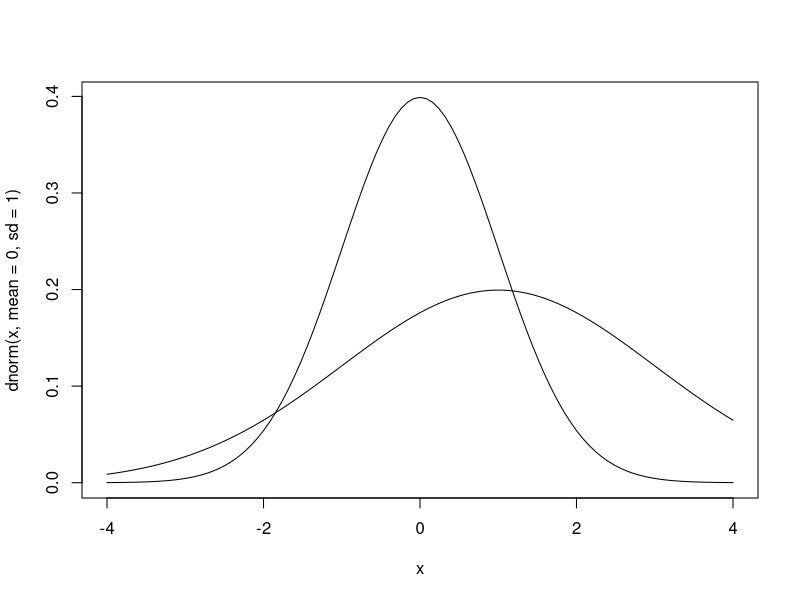
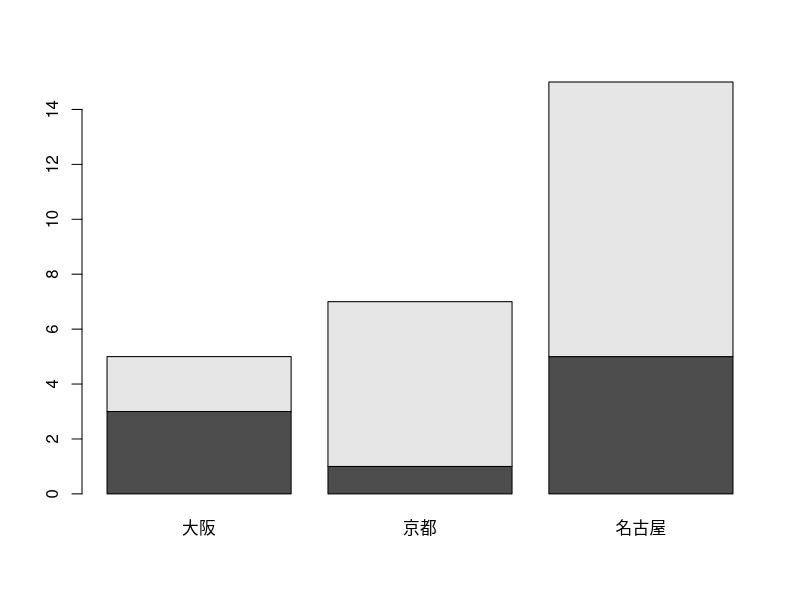
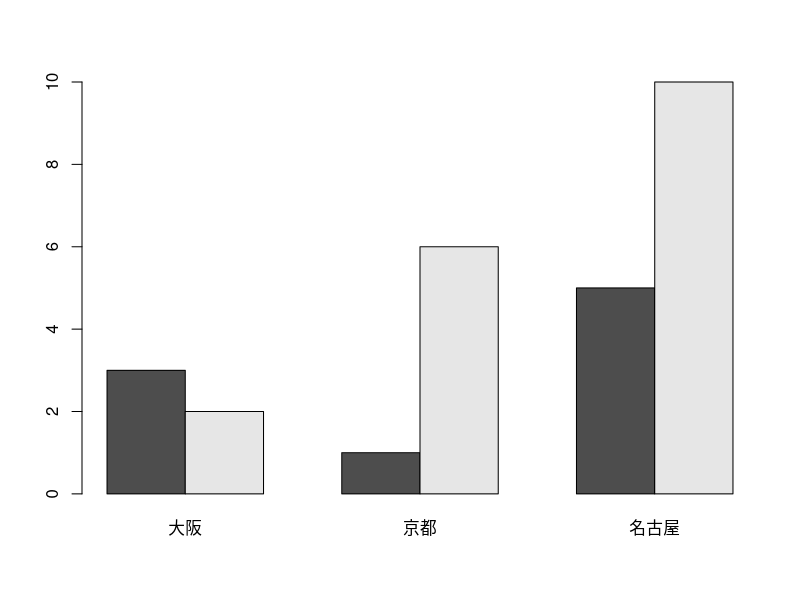
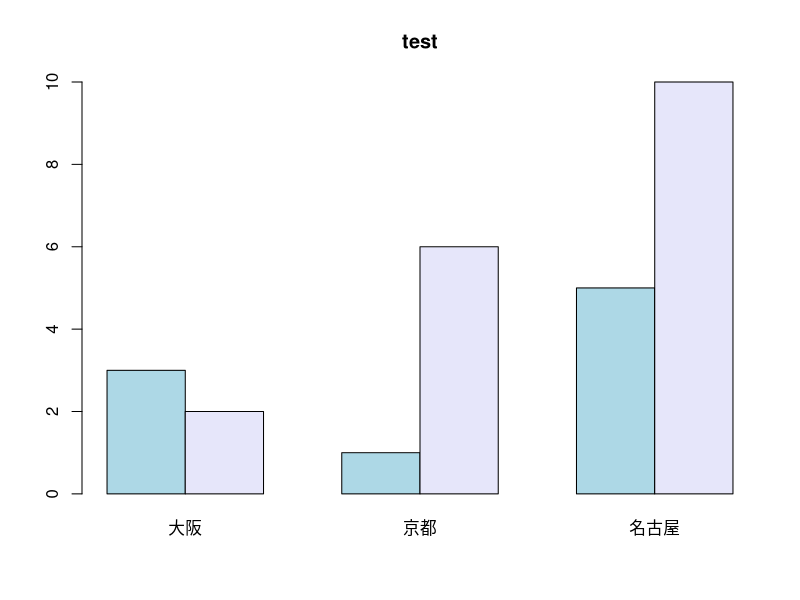
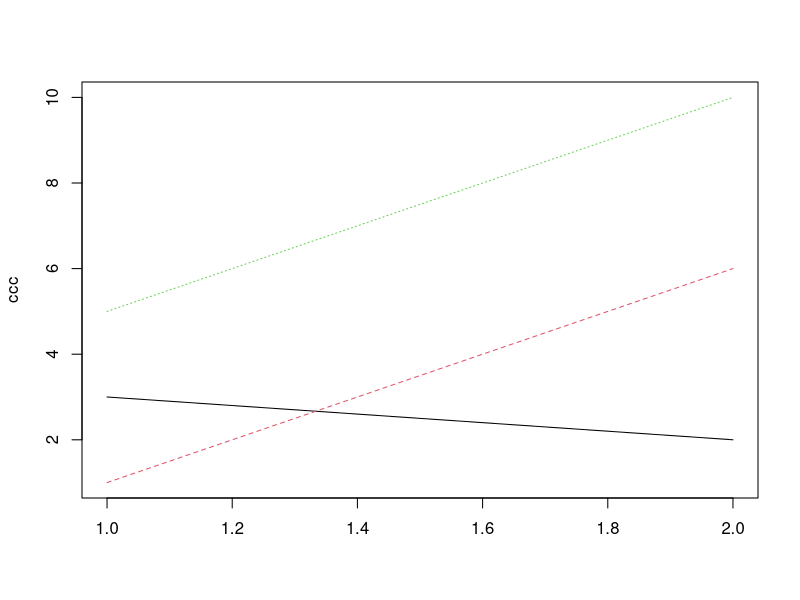
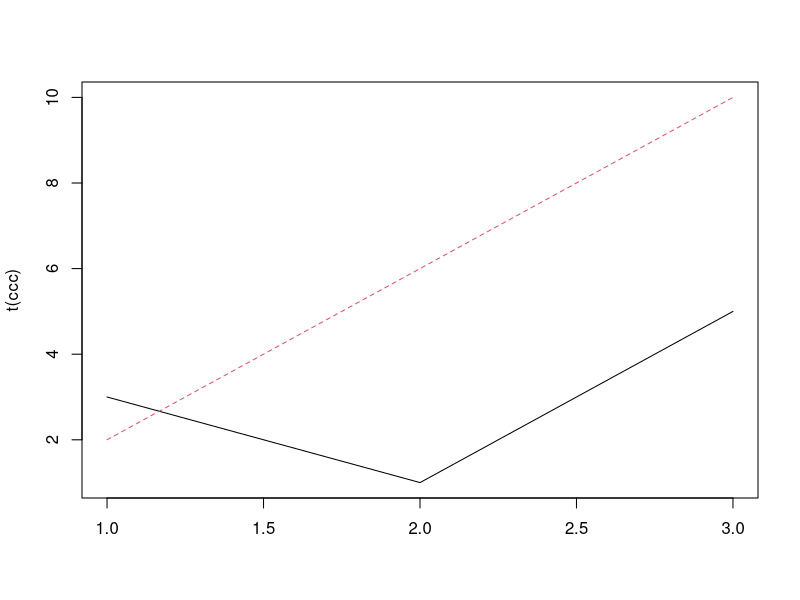
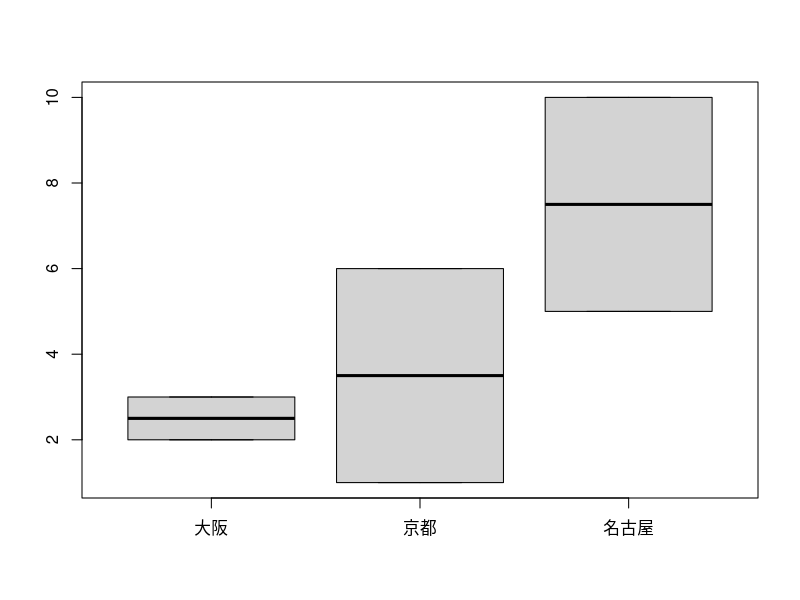
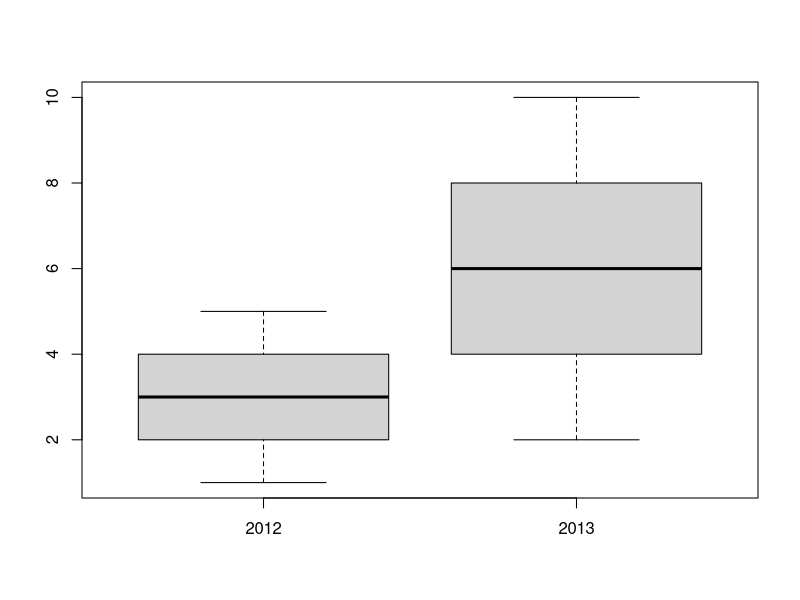

R code for these plots, in order:
## ---- chunk 1
2 + 3
c(1, 2, 3, 4)
1:4
## ---- chunk 2
x <- c(1, 2, 3, 4, 5)
x = c(1, 2, 3, 4, 5)
x
(x <- c(1, 2, 3, 4, 5)) # 代入と表示を同時に実行
x^2
x**2
## ---- chunk 3
mean(x)
var(x)
sd(x)
summary(x)
# sqrt, summary, ...
## ---- chunk 4
x <- 0
for(i in 1:10){x <- x + i}
x
#
aaa <- c(1, 3, 5)
for (a in aaa) print (a)
## ---- chunk 5
myfunc <- function(y){
x <- 0
  for (i in 1:y) x <- x + i
  return(x)
}
# 実行例
myfunc(10)

myfunc2 <- function(y){
	if(y > 10) print("yes") else print("no")
	}
# 実行例
myfunc2(5)
## ---- chunk 6
# NAの含まれている例
x <- c(1, NA, 3, 4, 5)
x == NA
is.na(x)
mean(x)
mean(x, na.rm = T)
## ---- chunk 7
# NULLの含まれている例
x <- 1:5
names(x) <- c("a", "b", "c", "d", "e")
x
names(x) <- NULL
x
## ---- chunk 8
# NaN, Infの発生例
0 / 0
1 / 0
## ---- chunk 9
# 整数値を持つ行列の例
abc <- matrix(1:8, nrow = 2, byrow = T)
is.numeric(abc)
is.integer(abc)
is.matrix(abc)
typeof(abc)
class(abc)
mode(abc)
str(abc)
## ---- chunk 10
# 以下は, 互いに等価
aaa <- c(2, 4, 6, 8)　# 変数aaaに数値ベクトル(2,4,6,8)を割り当てる
aaa = c(2, 4, 6, 8)
aaa = seq(2, 8, 2)
c(2, 4, 6, 8) -> aaa
assign("aaa", c(2, 4, 6, 8)) # 値を割り当てる際に, "環境"を指定することができる
aaa <-  1:4 * 2
1:(4*2) # 演算子の優先順位に注意 (:は*より優先順位が高い)

# ベクトルの長さ
length(aaa)

# 文字列ベクトル
bbb <- c("東京", "埼玉", "千葉", "神奈川")

# ベクトルの各要素に名前 (ラベル) を付与
names(aaa) <- bbb

# ベクトル要素の取り出し
bbb[1]
bbb[c(2, 4)]
bbb[c(T, F, T, F)] # インデックスの値がT (TRUE) の要素の取り出し
bbb[c(T, F, T, F, T)] # 添字ベクトルがbbbより長い場合, bbbの要素が"リサイクル"(再利用)される
bbb[c(T, F)] # 添字ベクトルがbbbより短い場合も同様にリサイクルされる (注意)
## ---- chunk 11
matrix(0, 3, 4) # 全要素0の3x4-行列
matrix(0:4, 3, 4) # 行列の値に使うベクトル (0:4) の長さと 行数 (3)・列数 (4) が不一致
## ---- chunk 12
ccc <- matrix(c(3, 2, 1, 6, 5, 4), 2, 3) # 2x3-行列
matrix(c(3, 2, 1, 6, 5, 4), 2, 3, byrow = T) # byrow = T: 行方向に値を埋める (Tは TRUE の略)
ccc[1, 1] # (1, 1)成分
ccc[1, ] # 第1行(行ベクトル)
ccc[, 1] # 第1列(列ベクトル)
ccc[-2, ] # 2行目を除く → 2x4-行列
ccc[, -2] # 2列目を除く → 3x3-行列
dim(ccc); nrow(ccc); ncol(ccc)	# セミコロン(;)により, 複数のコマンドを1行に収め, 順次実行
ccc[2, 3] <- 10 # (2, 3)成分に値10を代入
# 行列にラベルを付与
colnames(ccc) <- c("大阪", "京都", "名古屋") # 列ラベル
rownames(ccc) <- c("2012", "2013") # 行ラベル
ccc
t(ccc)  # 転置
## ---- chunk 13
L1 <- list(rep("A", 3), 1:0, matrix(1:8, 2, 4))
L1[[1]]	# 1番目の要素(変数)の取り出し

k <- list (name = "Taro", salary = 50000, male = T)
k2 <- list ("Taro", 50000, T)		# 要素名 (タグ)なしの場合

k$sal		# 要素名は省略形可

# リストはベクトルの一種 (recursive vector)
# 一方, 通常のベクトルはatomic vector (それ以上分解できない)
# vector()からリスト生成する場合
z <- vector (mode = "list") 
z[["abd"]] <- 5

k[1:2]		# 元のリストの部分リスト
k2 <- k[2]
class(k2); str(k2)

k2a <- k[[2]]	# 2番目の要素(変数)の取り出し (要素の型を持つ結果を返す)
# k[[1:2]]		# --> エラー
class(k2a); str(k2a)
## ---- chunk 14
z <- list(a = "abcd", b = 10)
z$c <- "piano"
z[[4]] <- 15
z[5:6] <- c(TRUE, FALSE)	
z$b <- NULL

#
xxx <- 1:10
yyy <- 0.5 * xxx + rnorm(10)
lm_res <- lm(yyy ~ xxx)
is.list(lm_res)
lm_res[[1]]
lm_res$coef
lm_res["coefficients"]
## ---- chunk 15
kids <- c("taro", "hanako")
ages <- c(10, 8)
d <- data.frame(kids, ages, stringsAsFactors = FALSE)	
# 注: stringsAsFactors = T: 文字ベクトルをfactorとして扱う
d
str(d)

# 以下の3つは等価な操作
d[[1]]	# データフレームの第1列 (リストの一番目の要素) を取り出す(→ 文字列ベクトル)
d$kids　# 変数(kids)のように取り出す
d[, 1]	# 行列のように操作 (--> 便利)
# ただし,
d[1]    # 第1列をデータフレーム (リスト) として取り出す

df1 <- data.frame(letters[1:3], 3:1)
rownames(df1) <- c("大阪", "京都", "名古屋")
colnames(df1) <- c("方言種類", "順位")

class(df1)
is.vector(df1)
is.list(df1)
## ---- chunk 16

vec1 = 1:4
vec2 = 2:5
rbind(vec1, vec2) # ベクトルの行方向への結合
cbind(vec1, vec2) # べクトルの列方向への結合

vec3 <- c(2, 5, 1, 3)
sort(vec3)	# 昇順
rev(vec3)		# 順番を逆転させる

ccc[, order(ccc["2012", ])]
ccc[, sort.list(ccc["2012", ])]
## ---- chunk 17
x <- c(1, 3, 5, 2); y <- c(-3, 1, -1, -2)
x + y
x * y
x / y
x ^ 2
x < y
## ---- chunk 18
# ==, >, <, >=, <= 
# &&, ||
## ---- chunk 19
A <- matrix(c(1, 2, 3, 4, 5, 6), 3, 2)
B <- matrix(c(2, 1, -1, -2), 2, 2)
A %*% B # 行列の積
# diag	# 対角行列
# solve	# 逆行列
## ---- chunk 20
統計 <- c(rep("好き", 8), rep("嫌い", 7))
数学 <- c(rep("好き", 6), rep("嫌い", 9))
table(統計, 数学)		# クロス集計表, ベクトルは同一長
## ---- chunk 21
curve(dnorm(x, mean = 0, sd = 1), from = -4, to = 4)
curve(dnorm(x, mean = 1, sd = 2), from = -4, to = 4, add = T)
# 問：t分布(自由度4)の形状は?
## ---- chunk 22
# sweep
# scale
# ifelse
ifelse(統計 == "好き", 1, 0)

# apply (X, MARGIN, FUN, ...)
apply(ccc, 1, sum)
apply(ccc, 2, sum)
colMeans(ccc)
rowMeans(ccc)
## ---- chunk 23
# 棒グラフ
barplot(ccc)
barplot(ccc, beside = T)
barplot(ccc, beside = T, col = c("lightblue", "lavender"), main = "test")

# apply(ccc, 1, pie)
# pie
# hist
# 折れ線グラフ (行列の各列(変数)の同時プロット)
matplot(ccc, type = "l")
matplot(t(ccc), type = "l")

# 箱ひげ図
boxplot(ccc)
boxplot(t(ccc))

# 散布図
# plot
pairs(ccc)

#install.packages("car")
#library(car)
#scatterplot(ccc)
# install.packages("scatterplot3d"); library(scatterplot3d)
# scatterplot3d

# その他のグラフ
# coplot; mosaic plot; stars; faces; persp; image; contour

# その他
# windows()		#新しいグラフィック・ウィンドウを開く
# par(mfrow = c(2, 2))

# より洗練されたグラフ. やや難易度が高いがモダンなアプローチ
# install.packages("ggplot2", dependencies = T)
library(ggplot2)
ggplot(data = iris,
       mapping = aes(x = Sepal.Length,
                     y = Petal.Length)) +
  geom_point(aes(colour = Species)) +
  geom_smooth(method = "lm",
              colour = "lightblue")
